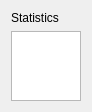
<?xml version="1.0" encoding="UTF-8"?>
<ui version="4.0">
 <class>PlsStatisticWidget</class>
 <widget class="QWidget" name="PlsStatisticWidget">
  <property name="geometry">
   <rect>
    <x>0</x>
    <y>0</y>
    <width>88</width>
    <height>110</height>
   </rect>
  </property>
  <property name="sizePolicy">
   <sizepolicy hsizetype="Preferred" vsizetype="Minimum">
    <horstretch>0</horstretch>
    <verstretch>0</verstretch>
   </sizepolicy>
  </property>
  <property name="windowTitle">
   <string>Form</string>
  </property>
  <property name="autoFillBackground">
   <bool>false</bool>
  </property>
  <property name="styleSheet">
   <string notr="true"/>
  </property>
  <layout class="QVBoxLayout" name="verticalLayout">
   <item>
    <widget class="QLabel" name="caption">
     <property name="sizePolicy">
      <sizepolicy hsizetype="Preferred" vsizetype="Minimum">
       <horstretch>0</horstretch>
       <verstretch>0</verstretch>
      </sizepolicy>
     </property>
     <property name="text">
      <string>Statistics</string>
     </property>
    </widget>
   </item>
   <item>
    <widget class="QTableView" name="statisticTableView">
     <property name="sizePolicy">
      <sizepolicy hsizetype="Preferred" vsizetype="Minimum">
       <horstretch>0</horstretch>
       <verstretch>0</verstretch>
      </sizepolicy>
     </property>
     <property name="sizeAdjustPolicy">
      <enum>QAbstractScrollArea::AdjustToContents</enum>
     </property>
     <property name="editTriggers">
      <set>QAbstractItemView::NoEditTriggers</set>
     </property>
     <property name="selectionMode">
      <enum>QAbstractItemView::NoSelection</enum>
     </property>
     <property name="verticalScrollMode">
      <enum>QAbstractItemView::ScrollPerPixel</enum>
     </property>
     <property name="horizontalScrollMode">
      <enum>QAbstractItemView::ScrollPerPixel</enum>
     </property>
     <property name="showGrid">
      <bool>false</bool>
     </property>
     <property name="cornerButtonEnabled">
      <bool>false</bool>
     </property>
     <attribute name="verticalHeaderVisible">
      <bool>false</bool>
     </attribute>
    </widget>
   </item>
  </layout>
 </widget>
 <resources/>
 <connections/>
</ui>
